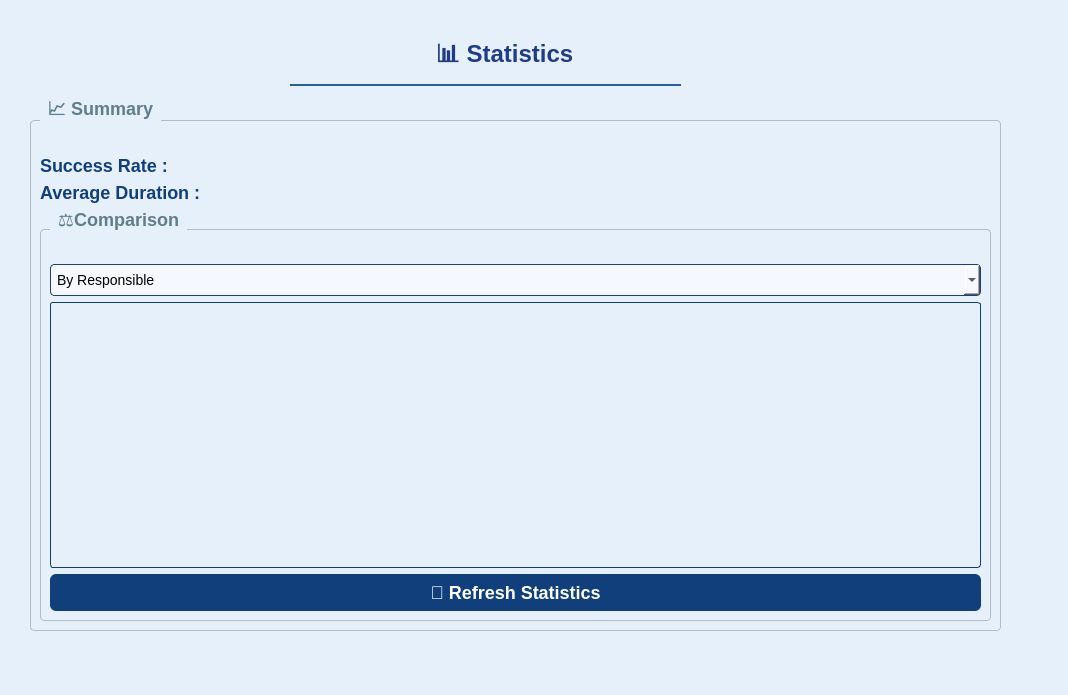
<?xml version="1.0" encoding="UTF-8"?>
<ui version="4.0">
 <class>Statistics</class>
 <widget class="QWidget" name="Statistics">
  <property name="geometry">
   <rect>
    <x>0</x>
    <y>0</y>
    <width>1068</width>
    <height>695</height>
   </rect>
  </property>
  <property name="windowTitle">
   <string>Form</string>
  </property>
  <property name="styleSheet">
   <string notr="true">QWidget {
    background-color: #e6f0fa; /* Fond bleu très clair */
    font-family: 'Segoe UI', sans-serif;
    font-size: 14px;
}
</string>
  </property>
  <widget class="QLabel" name="titleLabel">
   <property name="geometry">
    <rect>
     <x>290</x>
     <y>30</y>
     <width>391</width>
     <height>71</height>
    </rect>
   </property>
   <property name="styleSheet">
    <string notr="true">/* Main title */
QLabel#titleLabel {
    font-size: 24px;
    font-weight: bold;
    color: #1F3C88;
    background: qlineargradient(x1:0, y1:0, x2:1, y2:0, 
                              stop:0 rgba(255,255,255,0.9), 
                              stop:1 rgba(245,249,255,0.8));
    border-bottom: 2px solid #2A5D9F;
    padding: 12px 20px;
    margin-bottom: 15px;
}</string>
   </property>
   <property name="text">
    <string>                  📊 Statistics</string>
   </property>
  </widget>
  <widget class="QWidget" name="gridLayoutWidget">
   <property name="geometry">
    <rect>
     <x>30</x>
     <y>100</y>
     <width>971</width>
     <height>531</height>
    </rect>
   </property>
   <layout class="QGridLayout" name="gridLayout">
    <item row="0" column="0">
     <widget class="QGroupBox" name="groupBox">
      <property name="styleSheet">
       <string notr="true">QGroupBox {
    font-size: 18px;
    font-weight: bold;
    color: #607D8B;
    border: 1px solid #B0BEC5;
    border-radius: 4px;
    margin-top: 20px;
    padding-top: 25px;
}

QGroupBox::title {
    subcontrol-origin: margin;
    subcontrol-position: top left;
    padding: 0 5px;
    left: 10px;
}</string>
      </property>
      <property name="title">
       <string>📈 Summary</string>
      </property>
      <layout class="QVBoxLayout" name="verticalLayout">
       <item>
        <widget class="QLabel" name="successRateLabel">
         <property name="styleSheet">
          <string notr="true">QLabel#successRateLabel {
    font-size: 18px;
    font-weight: bold;
    color: #113f7c; /* Bleu profond */
}
</string>
         </property>
         <property name="text">
          <string>Success Rate :</string>
         </property>
        </widget>
       </item>
       <item>
        <widget class="QLabel" name="averageDurationLabel">
         <property name="styleSheet">
          <string notr="true">QLabel#averageDurationLabel {
    font-size: 18px;
    font-weight: bold;
    color: #113f7c; /* Bleu profond */
}
</string>
         </property>
         <property name="text">
          <string>Average Duration :</string>
         </property>
        </widget>
       </item>
       <item>
        <widget class="QGroupBox" name="groupBox_2">
         <property name="styleSheet">
          <string notr="true">QGroupBox {
    font-size: 18px;
    font-weight: bold;
    color: #607D8B;
    border: 1px solid #B0BEC5;
    border-radius: 4px;
    margin-top: 20px;
    padding-top: 25px;
}

QGroupBox::title {
    subcontrol-origin: margin;
    subcontrol-position: top left;
    padding: 0 5px;
    left: 10px;
}</string>
         </property>
         <property name="title">
          <string>⚖Comparison</string>
         </property>
         <layout class="QVBoxLayout" name="verticalLayout_2">
          <item>
           <widget class="QComboBox" name="comparisonTypeComboBox">
            <property name="styleSheet">
             <string notr="true">QComboBox {
    border: 1px solid #1F3C88;
    border-radius: 4px;
    padding: 6px;
    background: #F5F9FF;
}</string>
            </property>
            <item>
             <property name="text">
              <string>By Responsible</string>
             </property>
            </item>
            <item>
             <property name="text">
              <string>By Protocol</string>
             </property>
            </item>
           </widget>
          </item>
          <item>
           <widget class="QTableWidget" name="comparisonTable">
            <property name="styleSheet">
             <string notr="true">/* Style pour la table entière */
QTableWidget {
    border: 1px solid #113f7c;
    border-radius: 3px;
    gridline-color: #c0c0c0;
    font-family: &quot;Segoe UI&quot;;
    font-size: 13px;
}

/* Style pour l'en-tête des colonnes */
QHeaderView::section {
    background-color: #113f7c;
    color: white;
    padding: 8px 12px;
    border: none;
    font-weight: bold;
    font-size: 12px;
}

/* Style pour les cellules de la table */
QTableWidget QTableCornerButton::section {
    background: #113f7c;
    border: none;
}

QTableView::item {
    padding: 6px;
    border-bottom: 1px solid #e0e0e0;
}

/* Style pour les cellules sélectionnées */
QTableView::item:selected {
    background-color: #113f7c;
    color: white;
}

/* Style au survol */
QTableView::item:hover {
    background-color: #d0e0f0;
}

/* Style alterné pour les lignes */
QTableView::item:nth-child(even) {
    background-color: #f8f8f8;
}

QTableView::item:nth-child(odd) {
    background-color: white;
}</string>
            </property>
           </widget>
          </item>
          <item>
           <widget class="QPushButton" name="refreshStatsButton">
            <property name="styleSheet">
             <string notr="true">QPushButton#refreshStatsButton {
	background-color: #113f7c; 
    padding: 8px 16px;
    border-radius: 6px;
	font-size: 18px;
    font-weight: bold;
    color: white;
}

QPushButton#refreshStatsButton:hover {
    background-color: #0e3262;
}
</string>
            </property>
            <property name="text">
             <string>🔄 Refresh Statistics</string>
            </property>
           </widget>
          </item>
         </layout>
        </widget>
       </item>
      </layout>
     </widget>
    </item>
   </layout>
  </widget>
 </widget>
 <resources/>
 <connections/>
</ui>
